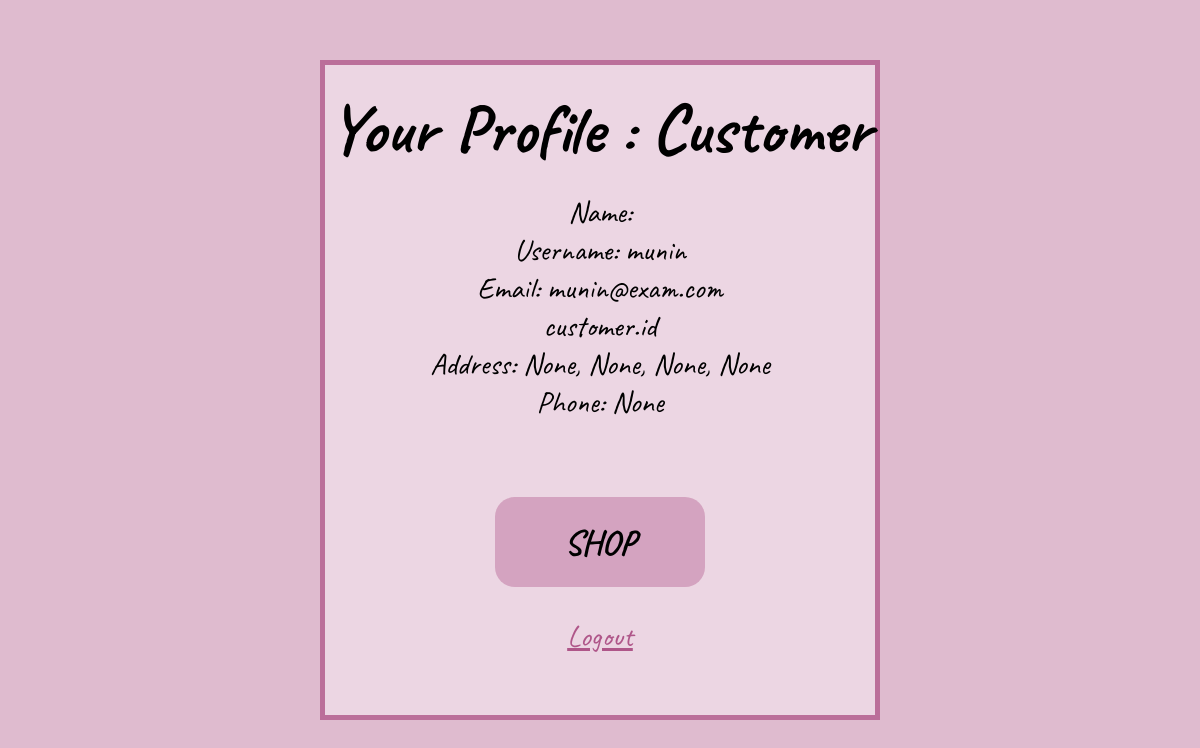
Page /customer/profile/1 (signed in) on the earlier database version.
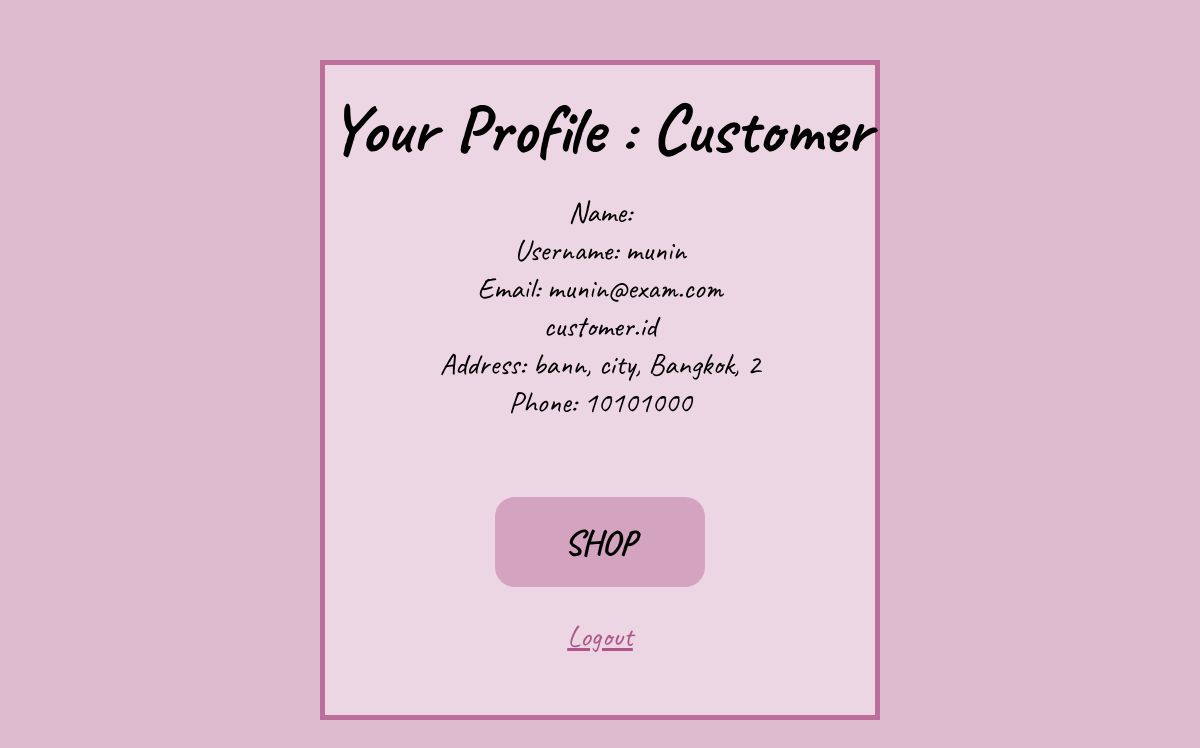
Same page on the later database version.
### customer/models.py (models this page shows, shortened)
class Profile(models.Model):
    customer = models.ForeignKey(User, related_name="profile", on_delete=models.CASCADE, unique=True)
    address = models.CharField(max_length=150, null=True, blank=True)
    city = models.CharField(max_length=40, null=True, blank=True)
    state = models.CharField(max_length=40, null=True, blank=True)
    zip = models.IntegerField(null=True, blank=True)
    phone = models.CharField(max_length=20,null=True, blank=True)

### customer/views.py (the view)
# urls.py: path('profile/<int:u_id>', views.profile, name='profile'),
def profile(request,u_id):
    user = User.objects.get(username=request.user.username)
    iscustomer = Profile.objects.filter(customer=user)
    if not (request.user.is_authenticated and iscustomer):
        return HttpResponseRedirect(reverse('customer_login'))
    customer = Profile.objects.get(customer=user)
    return render(request, 'customer/profile.html', {'customer':customer})

### customer/templates/customer/profile.html (shortened to what this page needs)
{% extends "customer/layout.html" %}
{% block body %}
<div class="box-body">
    <h1>Your Profile : Customer</h1>
    <div style="font-size: 30px;">
        <div>
            <label>Name: </label>
        </div>
        <div>
            <label>Username: </label>
            {{ request.user.username }}
        </div>
        <div>
            <label>Email: </label>
            {{ request.user.email }}
        </div>
        <div>
            customer.id<br>
            <label>Address: </label>
            {{ customer.address }}, {{ customer.city }}, {{ customer.state }}, {{ customer.zip }}
        </div>
        <div>
            <label>Phone: </label>
            {{ customer.phone }}
        </div><br><br>
    </div>
    <a href="{% url 'talard' user.id %}"><button class="shop">SHOP</button></a><br><br>
    <a class="logoutt" href="{% url 'customer_logout' %}">Logout</a><br><br><br><br>
    {% endblock %}

Differences in the rows shown:
changed Profile: address "None" → "bann"; city "None" → "city"; state "None" → "Bangkok"; zip "None" → "2"; phone "None" → "10101000"
